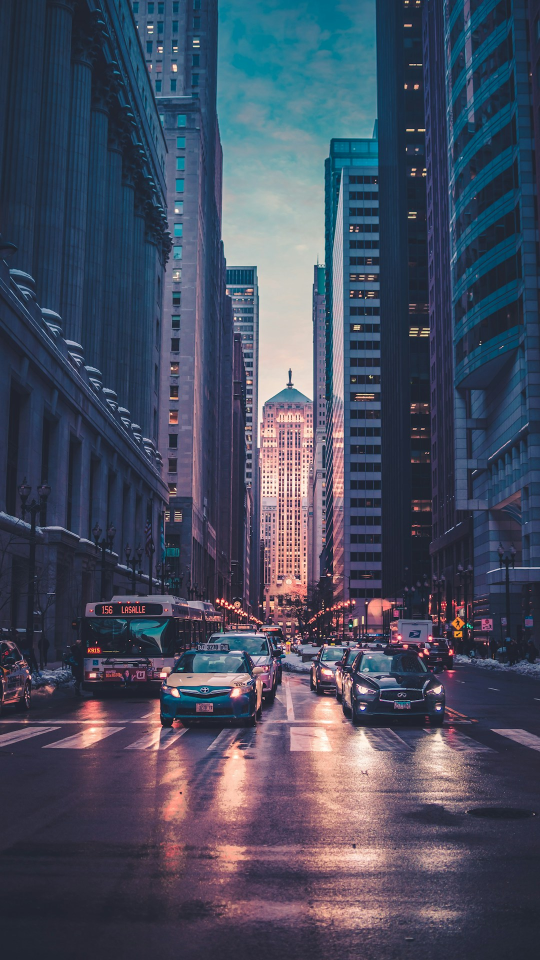
#> input picture assets/broll/future_city.jpg, 1080 x 1920 px, found by its file name (shown at 1/2 size)
$ python test_master_render_pipeline.py
#> lines starting #> are read from the running program, lines starting #| are printed output that depends on the picture; after the words box and inside, x2 and y2 are one past the last pixel; in counts of white or black regions, pixels touching at a corner belong together
import cv2
import numpy as np
import subprocess
import json
import time
from pathlib import Path
from PIL import Image, ImageDraw, ImageFont, ImageFilter

# Paths
INPUT_VIDEO = r"D:\CineForge\uploads\1c0ee7027a_2.mp4"
OUTPUT_MP4 = r"D:\CineForge\exports\master_cinematic_edit.mp4"
SFX_DIR = Path(r"D:\CineForge\assets\sfx")
BROLL_DIR = Path(r"D:\CineForge\assets\broll")

print("[1] Opening video and analyzing dimensions...")
cap = cv2.VideoCapture(INPUT_VIDEO)
fps = cap.get(cv2.CAP_PROP_FPS) or 30.0
total_frames = int(cap.get(cv2.CAP_PROP_FRAME_COUNT))
raw_w = int(cap.get(cv2.CAP_PROP_FRAME_WIDTH))
raw_h = int(cap.get(cv2.CAP_PROP_FRAME_HEIGHT))
duration = total_frames / fps
print(f"Video Info: {raw_w}x{raw_h} @ {fps:.1f} FPS, {total_frames} frames ({duration:.2f}s)")

out_w, out_h = 1080, 1920

# 1. Define Multi-Cam Camera Cuts & Zooms (Every 3-4s a new dynamic shot!)
shots = [
    {"start": 0.0, "end": 3.5, "scale": 1.48, "shot_name": "TIGHT HOOK PUNCH-IN"},
    {"start": 3.5, "end": 7.5, "scale": 1.25, "shot_name": "MEDIUM SHOT"},
    {"start": 7.5, "end": 12.0, "scale": 1.42, "shot_name": "CLOSE EMOTION ZOOM", "show_broll": True},
    {"start": 12.0, "end": 18.0, "scale": 1.25, "shot_name": "MEDIUM SHOT"},
    {"start": 18.0, "end": 999.0, "scale": 1.45, "shot_name": "CLIMAX TIGHT PUNCH-IN"}
]

# 2. Timed SFX Hits
sfx_hits = [
    {"time": 0.0, "sound": "hook_impact.wav", "volume": 0.65},
    {"time": 3.5, "sound": "whoosh.wav", "volume": 0.40},
    {"time": 7.5, "sound": "whoosh.wav", "volume": 0.45},
    {"time": 12.0, "sound": "whoosh.wav", "volume": 0.40},
    {"time": 18.0, "sound": "tech_chirp.wav", "volume": 0.35}
]

# 3. Audio Mixing
print("[2] Mixing Multi-Track Soundbed with Voice + SFX + Ambient Music...")
temp_voice_wav = r"D:\CineForge\exports\temp_raw_voice.wav"
subprocess.run(["ffmpeg", "-y", "-i", INPUT_VIDEO, "-vn", "-ar", "44100", "-ac", "2", temp_voice_wav], stdout=subprocess.DEVNULL, stderr=subprocess.DEVNULL)
#> (this line was passed over: subprocess is not available in this run)

temp_mixed_audio = r"D:\CineForge\exports\temp_master_soundbed.wav"

# Filter complex for multitrack audio
filter_inputs = ["-i", temp_voice_wav]
filter_parts = ["[0:a]loudnorm=I=-14:LRA=7:tp=-1.5,aformat=sample_rates=44100:channel_layouts=stereo[voice]"]
mix_sources = ["[voice]"]
input_idx = 1

bg_music = SFX_DIR / "cinematic_tension.wav"
if bg_music.exists():
    filter_inputs.extend(["-i", str(bg_music)])
    filter_parts.append(f"[{input_idx}:a]aloop=loop=-1:size=2e+09,volume=0.08,atrim=0:{duration:.2f},aformat=sample_rates=44100:channel_layouts=stereo[bg]")
    mix_sources.append("[bg]")
    input_idx += 1

for sfx in sfx_hits:
    s_path = SFX_DIR / sfx["sound"]
    if s_path.exists():
        t_ms = int(sfx["time"] * 1000)
        vol = sfx["volume"]
        filter_inputs.extend(["-i", str(s_path)])
        filter_parts.append(f"[{input_idx}:a]volume={vol:.2f},adelay={t_ms}|{t_ms},aformat=sample_rates=44100:channel_layouts=stereo[sfx{input_idx}]")
        mix_sources.append(f"[sfx{input_idx}]")
        input_idx += 1

filter_complex = ";".join(filter_parts) + f";{''.join(mix_sources)}amix=inputs={len(mix_sources)}:duration=first:dropout_transition=2[aout]"
cmd_audio = ["ffmpeg", "-y", *filter_inputs, "-filter_complex", filter_complex, "-map", "[aout]", "-c:a", "pcm_s16le", temp_mixed_audio]
subprocess.run(cmd_audio, stdout=subprocess.DEVNULL, stderr=subprocess.DEVNULL)
#> (this line was passed over: subprocess is not available in this run)
print("Audio Soundbed Mastered:", Path(temp_mixed_audio).exists())

# 4. Generate ASS Subtitles File
print("[3] Generating Flawless ASS Subtitles Stream...")
ass_content = f"""[Script Info]
Title: CineForge Master Subtitles
ScriptType: v4.00+
WrapStyle: 0
ScaledBorderAndShadow: yes
YCbCr Matrix: TV.709
PlayResX: {out_w}
PlayResY: {out_h}

[V4+ Styles]
Format: Name, Fontname, Fontsize, PrimaryColour, SecondaryColour, OutlineColour, BackColour, Bold, Italic, Underline, StrikeOut, ScaleX, ScaleY, Spacing, Angle, BorderStyle, Outline, Shadow, Alignment, MarginL, MarginR, MarginV, Encoding
Style: HormoziYellow,Nirmala UI,62,&H0000FFFF,&H0000FFFF,&H00000000,&H80000000,-1,0,0,0,100,100,0,0,1,5,2,2,40,40,150,1

[Events]
Format: Layer, Start, End, Style, Name, MarginL, MarginR, MarginV, Effect, Text
Dialogue: 0,0:00:00.00,0:00:04.50,HormoziYellow,,0,0,150,,{{\\c&H00F0FF&}}संसार में{{\\c&H00FFFF&}} आपको अनेक इच्छाएँ हैं
Dialogue: 0,0:00:04.50,0:00:09.50,HormoziYellow,,0,0,150,,कार्य, विवाह और {{\\c&H00F0FF&}}संतान{{\\c&H00FFFF&}}
Dialogue: 0,0:00:09.50,0:00:15.50,HormoziYellow,,0,0,150,,पर अंत में देखिए... {{\\c&H00F0FF&}}कितने अपने हैं?{{\\c&H00FFFF&}}
Dialogue: 0,0:00:15.50,0:00:27.50,HormoziYellow,,0,0,150,,ईश्वर और आत्म-चिंतन ही {{\\c&H00F0FF&}}सत्य{{\\c&H00FFFF&}} है
"""
ass_path = r"D:\CineForge\exports\temp_subtitles.ass"
with open(ass_path, "w", encoding="utf-8") as f:
    f.write(ass_content)

# 5. Load B-Roll Asset
broll_file = BROLL_DIR / "future_city.jpg"
broll_card = None
if broll_file.exists():
    b_raw = Image.open(broll_file).convert("RGBA")
    b_card_w, b_card_h = 920, 500
    b_resized = b_raw.resize((b_card_w, b_card_h), Image.Resampling.LANCZOS)
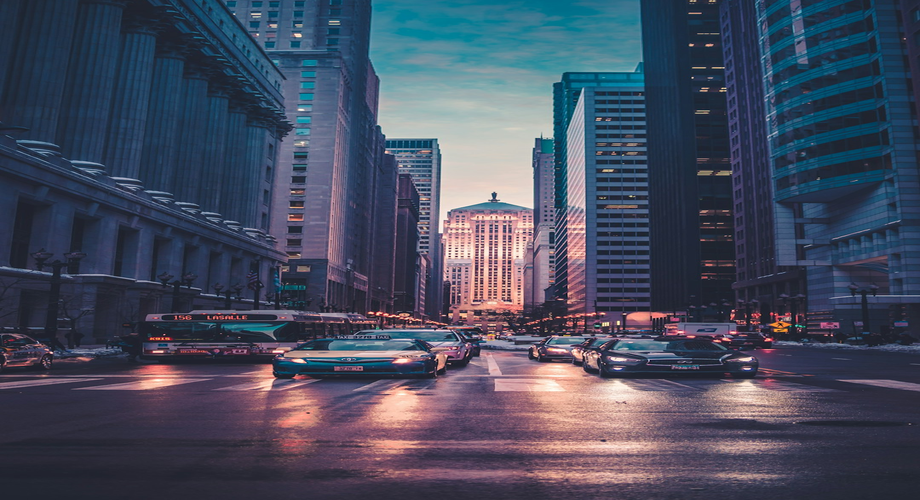
#> b_resized: PIL image 920x500 RGBA; mean R, G, B, A 70, 76.3, 95, 255
    b_mask = Image.new("L", (b_card_w, b_card_h), 0)
#> b_mask: PIL image 920x500 L; every value is 0
    ImageDraw.Draw(b_mask).rounded_rectangle([0, 0, b_card_w, b_card_h], radius=24, fill=255)
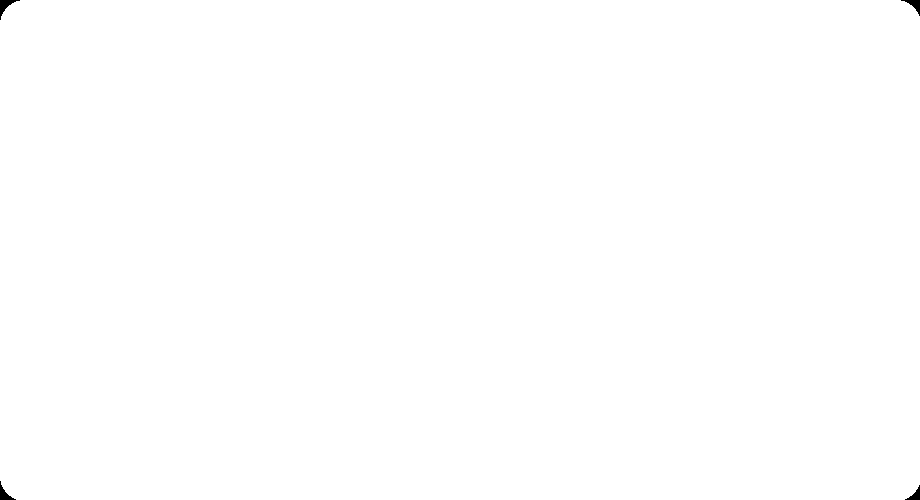
#> b_mask: PIL image 920x500 L; 99.9% white; 4 black regions, box (x1, y1, x2, y2) and area: (0, 0, 20, 20) 131, (901, 0, 920, 16) 111, (0, 481, 16, 500) 111, (905, 485, 920, 500) 92
    broll_card = (b_resized, b_mask, b_card_w, b_card_h)

# 6. Render Video with Multi-Cam Jump Cuts, B-Roll, Color Grade, and Subtitles
print("[4] Executing Visual Production Pipeline via FFmpeg Pipe...")
temp_raw_video = r"D:\CineForge\exports\temp_visual_pass.mp4"

pipe_cmd = [
    "ffmpeg", "-y",
    "-f", "rawvideo",
    "-vcodec", "rawvideo",
    "-s", f"{out_w}x{out_h}",
    "-pix_fmt", "bgr24",
    "-r", str(int(fps)),
    "-i", "-",
    "-i", temp_mixed_audio,
    "-c:v", "libx264",
    "-preset", "veryfast",
    "-crf", "17",
    "-pix_fmt", "yuv420p",
    "-c:a", "aac",
    "-b:a", "320k",
    "-shortest",
    temp_raw_video
]

#> (the run stopped early here; a loop or call above may not have finished)
